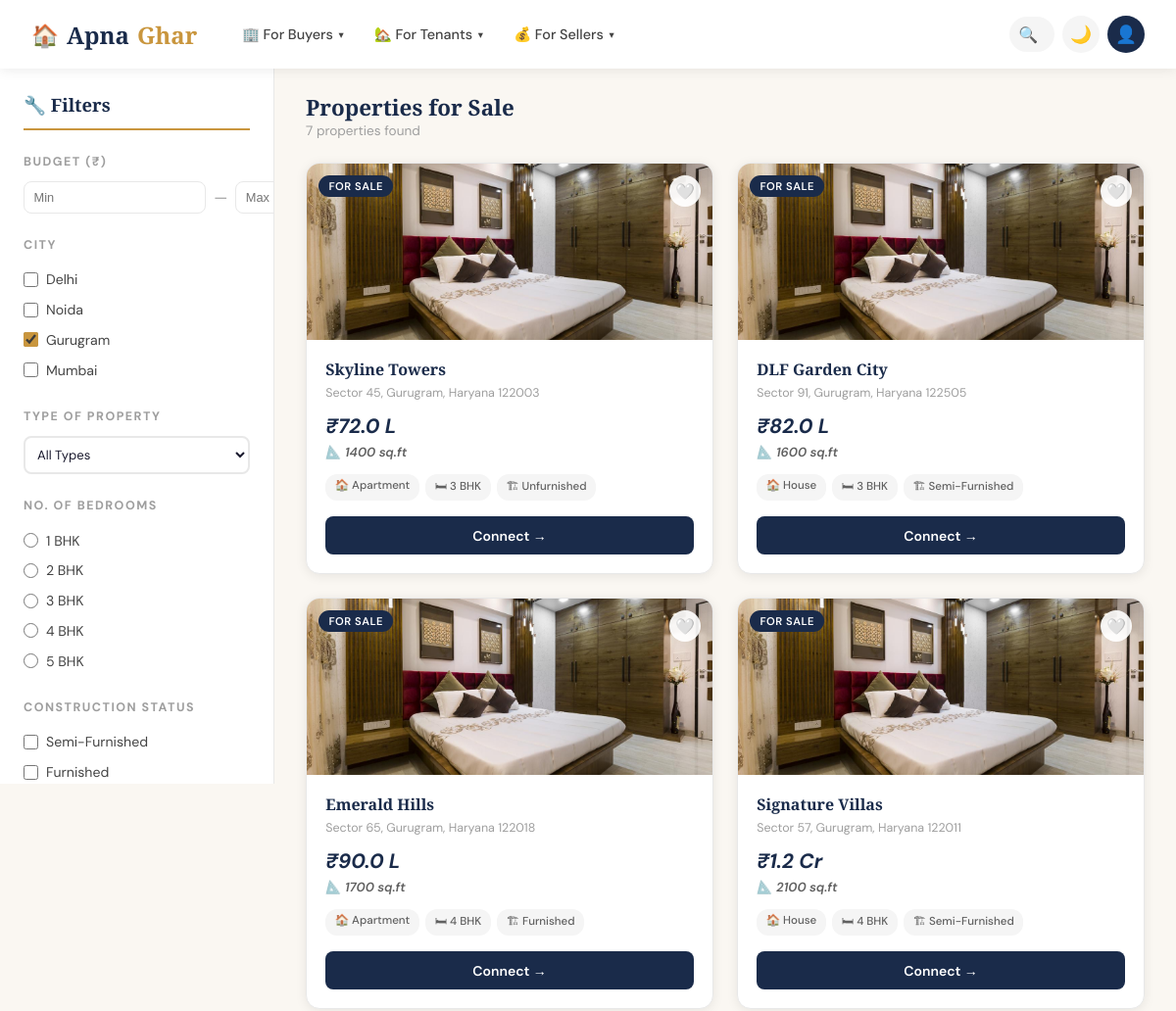
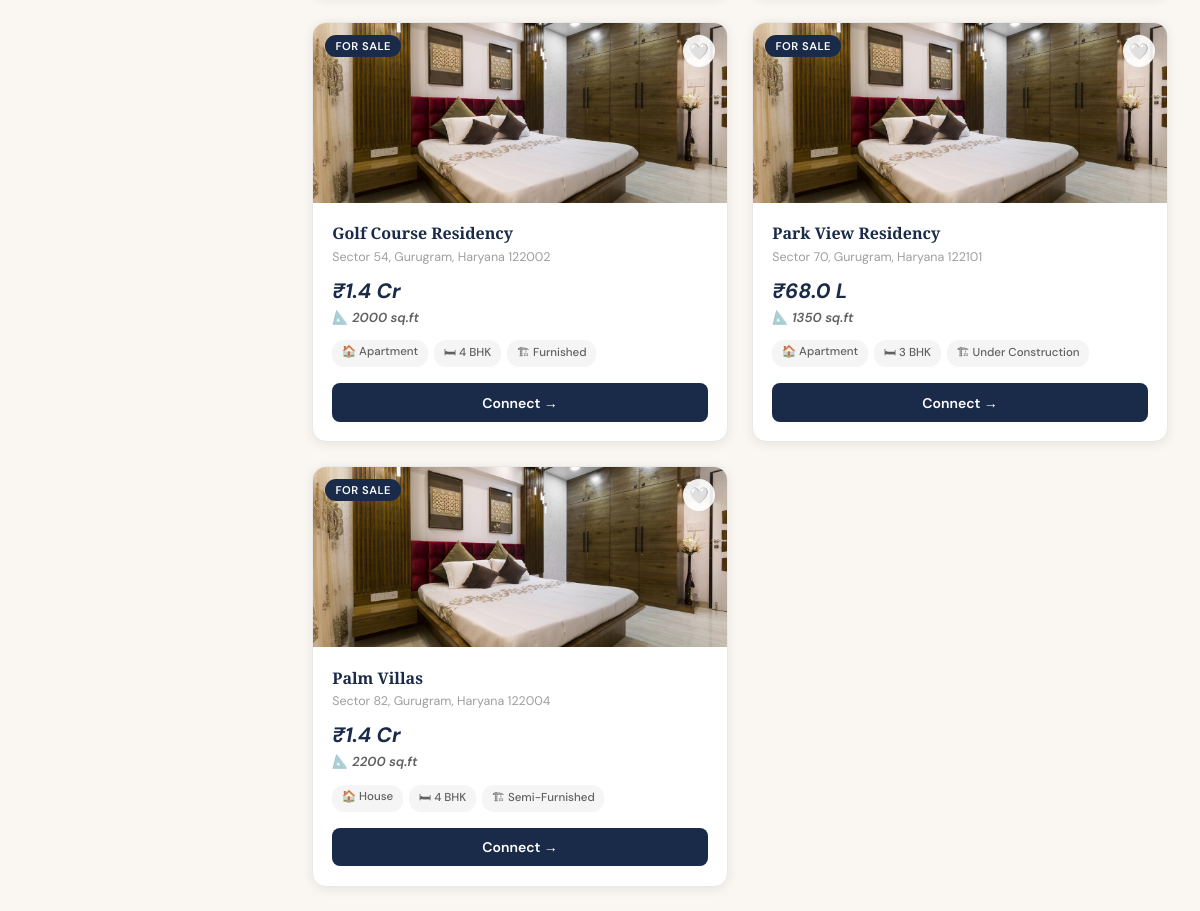
The app's page /bproperty?city=Gurugram with its own data (2 pictures, top to bottom).
### tables this page shows
CREATE TABLE propertyTable (
            propertyID   INTEGER PRIMARY KEY AUTOINCREMENT,
            Society      TEXT,
            Address      TEXT,
            City         TEXT,
            Price        INTEGER,
            Area         INTEGER,
            Type         TEXT,
            Bedrooms     INTEGER,
            Status       TEXT,
            Purpose      TEXT
        );

### app.py (the view)
@app.route('/bproperty')
def bproperty():
    conn = get_db()
    c = conn.cursor()
    city      = request.args.getlist('city')
    status    = request.args.getlist('status')
    prop_type = request.args.get('type', '')
    bedrooms  = request.args.get('bedrooms', '')
    min_price = request.args.get('min_price', 0, type=int)
    max_price = request.args.get('max_price', 999999999, type=int)
    query  = "SELECT * FROM propertyTable WHERE Purpose = 'Sell'"
    params = []
    if city:
        query += f" AND City IN ({','.join(['?']*len(city))})"
        params.extend(city)
    if prop_type:
        query += " AND Type = ?"
        params.append(prop_type)
    if bedrooms:
        query += " AND Bedrooms = ?"
        params.append(int(bedrooms))
    if status:
        query += f" AND Status IN ({','.join(['?']*len(status))})"
        params.extend(status)
    if min_price:
        query += " AND Price >= ?"
        params.append(min_price)
    if max_price < 999999999:
        query += " AND Price <= ?"
        params.append(max_price)
    c.execute(query, params)
    properties = c.fetchall()
    c.execute("SELECT DISTINCT Type FROM propertyTable")
    types = [r[0] for r in c.fetchall()]
    c.execute("SELECT DISTINCT Status FROM propertyTable")
    statuses = [r[0] for r in c.fetchall()]
    conn.close()
    props_list = []
    for p in properties:
        d = dict(p)
        d['formatted_price'] = format_price(d['Price'])
        props_list.append(d)
    return render_template('bproperty.html',
                           properties=props_list,
                           types=types,
                           statuses=statuses,
                           selected_cities=city,
                           selected_type=prop_type,
                           selected_bedrooms=bedrooms,
                           selected_statuses=status,
                           min_price=min_price,
                           max_price=max_price if max_price < 999999999 else 0,
                           user=session.get('user'))

### app.py (called while the page is built)
def get_db():
    conn = sqlite3.connect(DB_PATH)
    conn.row_factory = sqlite3.Row  # Returns rows as dictionaries
    return conn

def format_price(price):
    if price >= 10000000:
        return f"₹{price/10000000:.1f} Cr"
    elif price >= 100000:
        return f"₹{price/100000:.1f} L"
    return f"₹{price:,}"

### templates/bproperty.html (shortened to what this page needs)
{% extends "base.html" %}
{% block content %}
<div class="property-page page-enter">
  <aside class="filter-sidebar">
    <h2>🔧 Filters</h2>
    <form id="filterForm" method="GET" action="/bproperty">
      <div class="filter-section">
        <div class="filter-label">Budget (₹)</div>
        <div class="price-range">
          <input type="number" name="min_price" class="price-input"
                 placeholder="Min" value="{{ min_price if min_price else '' }}">
          <span style="color:var(--gray-400);">—</span>
          <input type="number" name="max_price" class="price-input"
                 placeholder="Max" value="{{ max_price if max_price else '' }}">
        </div>
      </div>
      <div class="filter-section">
        <div class="filter-label">City</div>
        {% for c in ['Delhi', 'Noida', 'Gurugram', 'Mumbai'] %}
        <label class="filter-option">
          <input type="checkbox" name="city" value="{{ c }}"
                 {% if c in selected_cities %}checked{% endif %}
                 onchange="document.getElementById('filterForm').submit()">
          {{ c }}
        </label>
        {% endfor %}
      </div>
      <div class="filter-section">
        <div class="filter-label">Type of Property</div>
        <select name="type" class="form-select"
                style="font-size:0.82rem;padding:0.5rem;"
                onchange="document.getElementById('filterForm').submit()">
          <option value="">All Types</option>
        </select>
      </div>
      <div class="filter-section">
        <div class="filter-label">No. of Bedrooms</div>
        {% for b in [1, 2, 3, 4, 5] %}
        <label class="filter-option">
          <input type="radio" name="bedrooms" value="{{ b }}"
                 onchange="document.getElementById('filterForm').submit()">
          {{ b }} BHK
        </label>
        {% endfor %}
      </div>
      <div class="filter-section">
        <div class="filter-label">Construction Status</div>
        {% for s in statuses %}
        <label class="filter-option">
          <input type="checkbox" name="status" value="{{ s }}"
                 onchange="document.getElementById('filterForm').submit()">
          {{ s }}
        </label>
        {% endfor %}
      </div>
    </form>
  </aside>
  <main class="property-main">
    <div class="property-main-header">
      <div>
        <h1>Properties for Sale</h1>
        <p class="result-count">{{ properties|length }} properties found</p>
      </div>
    </div>
    {% if properties %}
    <div class="property-grid">
      {% for p in properties %}
      <div class="property-card" style="animation-delay: {{ loop.index0 * 0.08 }}s">
        <div class="property-card-img">
          <img src="{{ url_for('static', filename='images/house/pic1.jpg') }}"
               alt="{{ p.Society }}"
               onerror="this.src='https://images.unsplash.com/photo-1568605114967-8130f3a36994?w=400&h=200&fit=crop'">
          <span class="property-badge">For Sale</span>
          <button class="shortlist-btn" data-id="{{ p.propertyID }}" title="Shortlist">🤍</button>
        </div>
        <div class="property-card-body">
          <div class="property-society">{{ p.Society }}</div>
          <div class="property-address">{{ p.Address }}</div>
          <div class="property-price">{{ p.formatted_price }}</div>
          <div class="property-area">📐 {{ p.Area }} sq.ft</div>
          <div class="property-tags">
            <span class="property-tag">🏠 {{ p.Type }}</span>
            <span class="property-tag">🛏 {{ p.Bedrooms }} BHK</span>
            <span class="property-tag">🏗 {{ p.Status }}</span>
          </div>
          <button class="connect-btn" onclick="handleConnect('{{ p.Society }}')">Connect →</button>
        </div>
      </div>
      {% endfor %}
    </div>
    {% else %}
    <div class="no-results">
      <div class="icon">🏚️</div>
      <h3>No properties found</h3>
      <p>Try adjusting your filters to see more results</p>
    </div>
    {% endif %}
  </main>
</div>
{% endblock %}

### records on screen
propertyTable: Society "Skyline Towers", Address "Sector 45, Gurugram, Haryana 122003", formatted_price "₹72.0 L", Area "1400", Type "Apartment", Bedrooms "3", Status "Unfurnished"
propertyTable: Society "DLF Garden City", Address "Sector 91, Gurugram, Haryana 122505", formatted_price "₹82.0 L", Area "1600", Type "House", Bedrooms "3", Status "Semi-Furnished"
propertyTable: Society "Emerald Hills", Address "Sector 65, Gurugram, Haryana 122018", formatted_price "₹90.0 L", Area "1700", Type "Apartment", Bedrooms "4", Status "Furnished"
propertyTable: Society "Signature Villas", Address "Sector 57, Gurugram, Haryana 122011", formatted_price "₹1.2 Cr", Area "2100", Type "House", Bedrooms "4", Status "Semi-Furnished"
propertyTable: Society "Golf Course Residency", Address "Sector 54, Gurugram, Haryana 122002", formatted_price "₹1.4 Cr", Area "2000", Type "Apartment", Bedrooms "4", Status "Furnished"
propertyTable: Society "Park View Residency", Address "Sector 70, Gurugram, Haryana 122101", formatted_price "₹68.0 L", Area "1350", Type "Apartment", Bedrooms "3", Status "Under Construction"
propertyTable: Society "Palm Villas", Address "Sector 82, Gurugram, Haryana 122004", formatted_price "₹1.4 Cr", Area "2200", Type "House", Bedrooms "4", Status "Semi-Furnished"

### other values on screen
{{ c }} "Delhi" "Noida" "Gurugram" "Mumbai"
{{ b }} "1" "2" "3" "4" "5"
{{ s }} "Semi-Furnished" "Furnished"
{{ properties|length }} "7"
